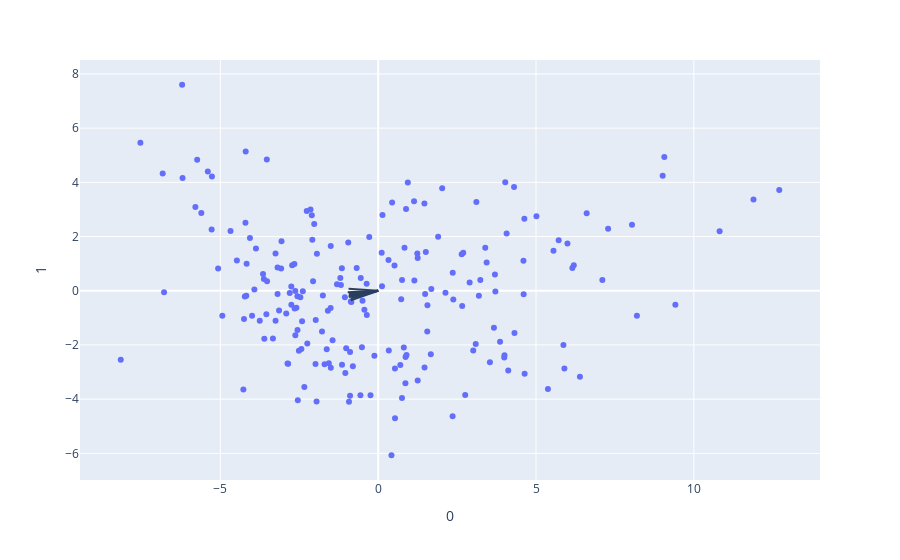

Notebook cell for this chart:
### Code cell
fig = px.scatter(X_pca, x=0, y=1)

for i, feature in names_to_plot:
    fig.add_shape(
        type='line',
        x0=0, y0=0,
        x1=loadings[i, 0],
        y1=loadings[i, 1]
    )
    '''     fig.add_annotation(
            x=loadings[i, 0],
            y=loadings[i, 1],
            ax=0, ay=0,
            xanchor="center",
            yanchor="bottom",
            text=feature, '''
    #)
fig.show()

### Figure 1 — Plotly figure (JSON) as saved in the notebook; plotly's stock layout.template omitted (floating-point values rounded to 4 significant figures; data arrays with more than 128 entries replaced by an {"elided": "..."} marker saying what was removed)
{"data": [{"hovertemplate": "0=%{x}<br>1=%{y}<extra></extra>", "legendgroup": "", "marker": {"color": "#636efa", "symbol": "circle"}, "mode": "markers", "name": "", "orientation": "v", "showlegend": false, "type": "scatter", "x": {"elided": "200 float values"}, "xaxis": "x", "y": {"elided": "200 float values"}, "yaxis": "y"}], "layout": {"legend": {"tracegroupgap": 0}, "margin": {"t": 60}, "shapes": [{"type": "line", "x0": 0, "x1": -0.9312, "y0": 0, "y1": -0.2267}, {"type": "line", "x0": 0, "x1": -0.9334, "y0": 0, "y1": -0.18}, {"type": "line", "x0": 0, "x1": -0.9649, "y0": 0, "y1": -0.05762}, {"type": "line", "x0": 0, "x1": -0.9176, "y0": 0, "y1": -0.1078}, {"type": "line", "x0": 0, "x1": -0.8654, "y0": 0, "y1": -0.3566}, {"type": "line", "x0": 0, "x1": -0.8742, "y0": 0, "y1": -0.2843}, {"type": "line", "x0": 0, "x1": -0.9286, "y0": 0, "y1": -0.132}, {"type": "line", "x0": 0, "x1": -0.9382, "y0": 0, "y1": 0.07014}], "xaxis": {"anchor": "y", "domain": [0, 1], "title": {"text": "0"}}, "yaxis": {"anchor": "x", "domain": [0, 1], "title": {"text": "1"}}}}
